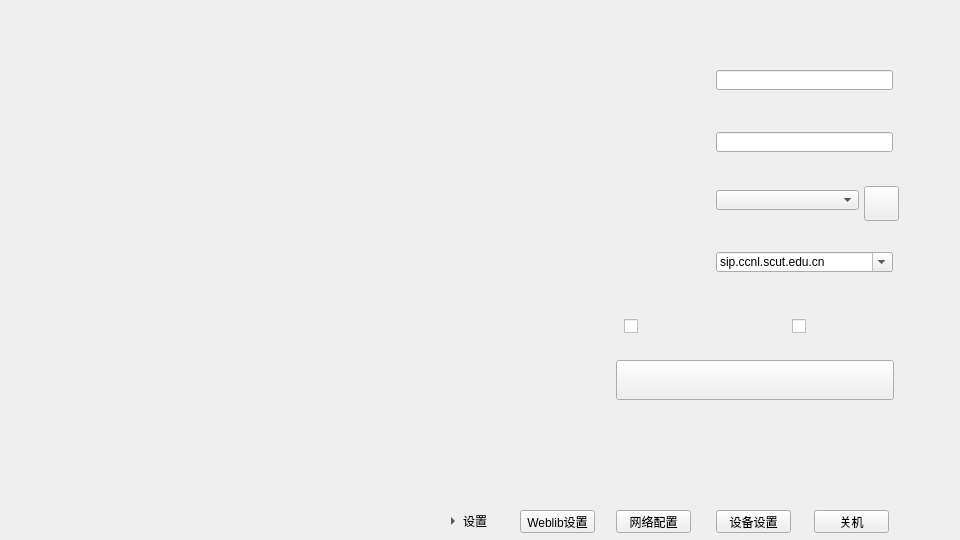
<?xml version="1.0" encoding="UTF-8"?>
<ui version="4.0">
 <class>LoginForm</class>
 <widget class="QWidget" name="LoginForm">
  <property name="geometry">
   <rect>
    <x>0</x>
    <y>0</y>
    <width>960</width>
    <height>540</height>
   </rect>
  </property>
  <property name="windowTitle">
   <string>CoolView登录</string>
  </property>
  <widget class="QPushButton" name="ipConfigButton">
   <property name="geometry">
    <rect>
     <x>616</x>
     <y>510</y>
     <width>75</width>
     <height>23</height>
    </rect>
   </property>
   <property name="text">
    <string>网络配置</string>
   </property>
  </widget>
  <widget class="QPushButton" name="weblibConfigButton">
   <property name="geometry">
    <rect>
     <x>520</x>
     <y>510</y>
     <width>75</width>
     <height>23</height>
    </rect>
   </property>
   <property name="text">
    <string>Weblib设置</string>
   </property>
  </widget>
  <widget class="QPushButton" name="deviceConfigButton">
   <property name="geometry">
    <rect>
     <x>716</x>
     <y>510</y>
     <width>75</width>
     <height>23</height>
    </rect>
   </property>
   <property name="text">
    <string>设备设置</string>
   </property>
  </widget>
  <widget class="QPushButton" name="cancelButton">
   <property name="geometry">
    <rect>
     <x>814</x>
     <y>510</y>
     <width>75</width>
     <height>23</height>
    </rect>
   </property>
   <property name="text">
    <string>关机</string>
   </property>
  </widget>
  <widget class="QToolButton" name="toolButton">
   <property name="geometry">
    <rect>
     <x>442</x>
     <y>510</y>
     <width>63</width>
     <height>22</height>
    </rect>
   </property>
   <property name="text">
    <string>设置</string>
   </property>
   <property name="toolButtonStyle">
    <enum>Qt::ToolButtonTextBesideIcon</enum>
   </property>
   <property name="autoRaise">
    <bool>true</bool>
   </property>
   <property name="arrowType">
    <enum>Qt::RightArrow</enum>
   </property>
  </widget>
  <widget class="QPushButton" name="loginButton">
   <property name="geometry">
    <rect>
     <x>616</x>
     <y>360</y>
     <width>278</width>
     <height>40</height>
    </rect>
   </property>
   <property name="text">
    <string/>
   </property>
  </widget>
  <widget class="QCheckBox" name="autoLoginCheckbox">
   <property name="geometry">
    <rect>
     <x>792</x>
     <y>318</y>
     <width>16</width>
     <height>16</height>
    </rect>
   </property>
   <property name="text">
    <string/>
   </property>
  </widget>
  <widget class="QCheckBox" name="rememberCheckBox">
   <property name="geometry">
    <rect>
     <x>624</x>
     <y>318</y>
     <width>16</width>
     <height>16</height>
    </rect>
   </property>
   <property name="text">
    <string/>
   </property>
  </widget>
  <widget class="QLabel" name="warningLabel">
   <property name="geometry">
    <rect>
     <x>146</x>
     <y>512</y>
     <width>271</width>
     <height>16</height>
    </rect>
   </property>
   <property name="text">
    <string>&lt;!DOCTYPE HTML PUBLIC &quot;-//W3C//DTD HTML 4.0//EN&quot; &quot;http://www.w3.org/TR/REC-html40/strict.dtd&quot;&gt;
&lt;html&gt;&lt;head&gt;&lt;meta name=&quot;qrichtext&quot; content=&quot;1&quot; /&gt;&lt;style type=&quot;text/css&quot;&gt;
p, li { white-space: pre-wrap; }
&lt;/style&gt;&lt;/head&gt;&lt;body style=&quot; font-family:'Sans'; font-size:10pt; font-weight:400; font-style:normal;&quot;&gt;
&lt;p align=&quot;center&quot; style=&quot;-qt-paragraph-type:empty; margin-top:0px; margin-bottom:0px; margin-left:0px; margin-right:0px; -qt-block-indent:0; text-indent:0px;&quot;&gt;&lt;/p&gt;&lt;/body&gt;&lt;/html&gt;</string>
   </property>
  </widget>
  <widget class="QLineEdit" name="userNameLineEdit">
   <property name="geometry">
    <rect>
     <x>716</x>
     <y>70</y>
     <width>177</width>
     <height>20</height>
    </rect>
   </property>
   <property name="text">
    <string/>
   </property>
  </widget>
  <widget class="QComboBox" name="realmComboBox">
   <property name="geometry">
    <rect>
     <x>716</x>
     <y>252</y>
     <width>177</width>
     <height>20</height>
    </rect>
   </property>
   <property name="editable">
    <bool>true</bool>
   </property>
   <item>
    <property name="text">
     <string>sip.ccnl.scut.edu.cn</string>
    </property>
   </item>
   <item>
    <property name="text">
     <string>sip2.ccnl.scut.edu.cn</string>
    </property>
   </item>
  </widget>
  <widget class="QLineEdit" name="passwordLineEdit">
   <property name="geometry">
    <rect>
     <x>716</x>
     <y>132</y>
     <width>177</width>
     <height>20</height>
    </rect>
   </property>
   <property name="text">
    <string/>
   </property>
   <property name="echoMode">
    <enum>QLineEdit::Password</enum>
   </property>
  </widget>
  <widget class="QPushButton" name="refreshIPListButton">
   <property name="geometry">
    <rect>
     <x>864</x>
     <y>186</y>
     <width>35</width>
     <height>35</height>
    </rect>
   </property>
   <property name="maximumSize">
    <size>
     <width>35</width>
     <height>16777215</height>
    </size>
   </property>
   <property name="text">
    <string/>
   </property>
  </widget>
  <widget class="QComboBox" name="IPListComboBox">
   <property name="geometry">
    <rect>
     <x>716</x>
     <y>190</y>
     <width>143</width>
     <height>20</height>
    </rect>
   </property>
   <property name="sizeAdjustPolicy">
    <enum>QComboBox::AdjustToMinimumContentsLength</enum>
   </property>
  </widget>
  <zorder>refreshIPListButton</zorder>
  <zorder>warningLabel</zorder>
  <zorder>ipConfigButton</zorder>
  <zorder>rememberCheckBox</zorder>
  <zorder>cancelButton</zorder>
  <zorder>IPListComboBox</zorder>
  <zorder>autoLoginCheckbox</zorder>
  <zorder>userNameLineEdit</zorder>
  <zorder>realmComboBox</zorder>
  <zorder>passwordLineEdit</zorder>
  <zorder>deviceConfigButton</zorder>
  <zorder>toolButton</zorder>
  <zorder>weblibConfigButton</zorder>
  <zorder>loginButton</zorder>
 </widget>
 <resources>
  <include location="CoolView.qrc"/>
 </resources>
 <connections/>
 <designerdata>
  <property name="gridDeltaX">
   <number>2</number>
  </property>
  <property name="gridDeltaY">
   <number>2</number>
  </property>
  <property name="gridSnapX">
   <bool>true</bool>
  </property>
  <property name="gridSnapY">
   <bool>true</bool>
  </property>
  <property name="gridVisible">
   <bool>true</bool>
  </property>
 </designerdata>
</ui>
